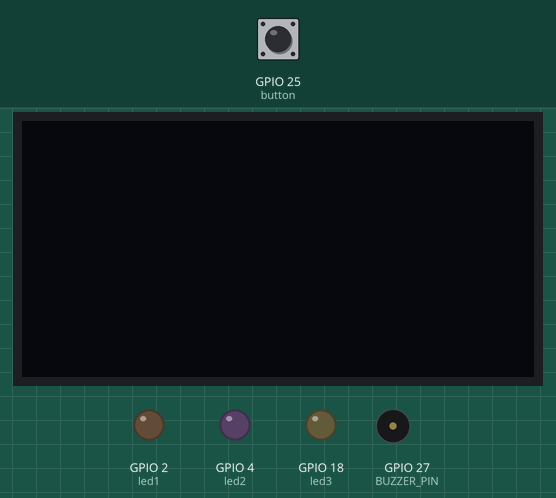
Bench run of a program on a simulated ESP32. Shown: 128×64 one-colour display, output pins drawn as LEDs (lit = HIGH), buzzer (waves = sounding). Dashed ring = blinking. The test bench sets the inputs (shaded band); at power-on: GPIO 25 (button) HIGH.

Above: at 1.2 s.
1.3 s: GPIO 25 (button) pulled LOW for 0.15 s
At 1.9 s:
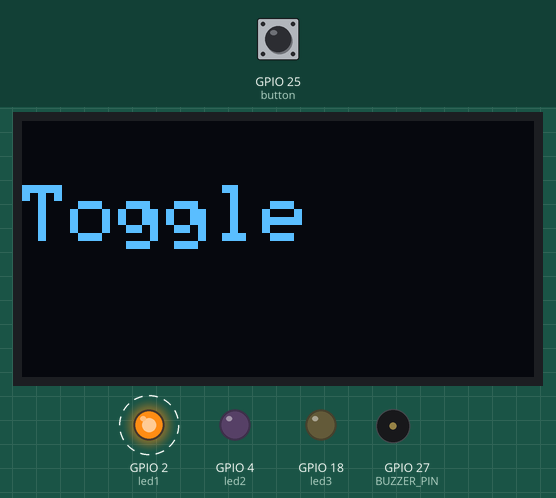
At 2.9 s:
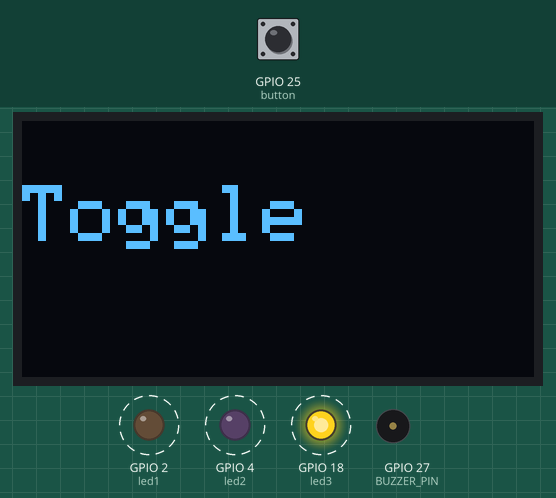
5.8 s: GPIO 25 (button) pulled LOW for 1 s
At 8.69 s:
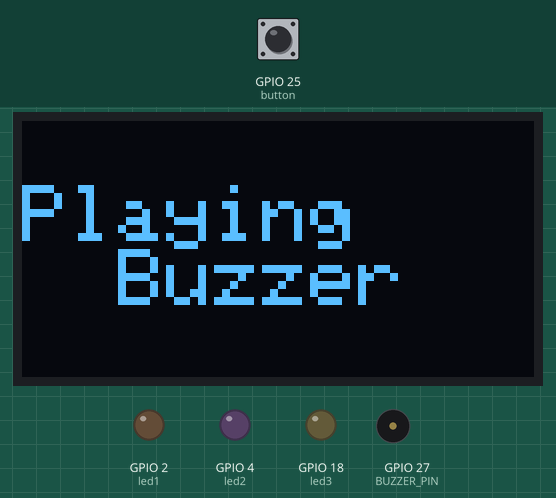
Timing chart, 0 to 15.7 s (numbered marks = the images above; inputs shaded):
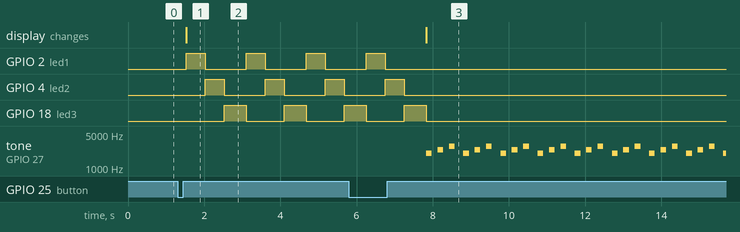

Measured:
- after the input at 1.3 s, GPIO 2 (led1): alternates HIGH for 0.50 s and LOW for 1.1 s, starting after 0.23 s; GPIO 4 (led2): alternates HIGH for 0.50 s and LOW for 1.1 s, starting after 0.73 s; GPIO 18 (led3): alternates HIGH for 0.58 s and LOW for 1.0 s, starting after 1.2 s; the display: changes after 0.23 s (image 1)
- after the input at 5.8 s, GPIO 2 (led1): goes on until 6.8 s, then stays LOW; GPIO 4 (led2): goes on until 7.3 s, then stays LOW

The program:

main.cpp
```cpp
//Assignment 1 - Task A
//Name: Ayesha Khalid
//Reg no: 23-NTU-CS-1248


#include<Wire.h>
#include <Adafruit_GFX.h>
#include <Adafruit_SSD1306.h>
#include<Arduino.h>
const int button=25;
int buttonstate=0;
const int led1=2;
const int led2=4;
const int led3=18;
volatile bool ledmode;
bool buttonpressed=false;
unsigned long timesincestart = 0;
unsigned long pressduration=0;
#define BUZZER_PIN 27
#define PWM_CH 0
#define FREQ 5000
#define RES 8
#define SCREEN_WIDTH 128
#define SCREEN_HEIGHT 64
#define OLED_ADDR 0x3C
Adafruit_SSD1306 display(SCREEN_WIDTH,SCREEN_HEIGHT,&Wire,-1);
void setup() {
  pinMode(button, INPUT_PULLUP);
  pinMode(led1, OUTPUT);
  pinMode(led2, OUTPUT);
  pinMode(led3, OUTPUT);
  ledcSetup(PWM_CH,FREQ,RES);
  ledcAttachPin(BUZZER_PIN,PWM_CH);
  Wire.begin(21,22);
  display.begin(SSD1306_SWITCHCAPVCC,OLED_ADDR);
  display.setTextColor(SSD1306_WHITE);
  display.setTextSize(2);
}
void loop() {
  buttonstate=digitalRead(button);
  if (buttonstate==LOW && !buttonpressed){
    buttonpressed=true;
    timesincestart=millis();
  }
  if(buttonstate==HIGH && buttonpressed){
    buttonpressed=false;
    pressduration=millis()-timesincestart;
  }
  if (pressduration == 0) {

    return;
}
  else if(pressduration<1500){
        ledmode=true;
  }
  else{
        ledmode=false;
  }
  delay(50);
  if(ledmode==true){
       ledcWrite(PWM_CH, 0); // turns off buzzer PWM output
       display.clearDisplay();
       display.setCursor(0,0);
       display.println();
       display.println("Toggle");
       display.display();
       digitalWrite(led1, HIGH);
       digitalWrite(led2, LOW);
       digitalWrite(led3, LOW);
       delay(500);
        digitalWrite(led1,LOW);
       digitalWrite(led2, HIGH);
       digitalWrite(led3, LOW);
       delay(500);
        digitalWrite(led1,LOW);
       digitalWrite(led2, LOW);
       digitalWrite(led3, HIGH);
       delay(500);
  }
  else if(ledmode==false){
       display.clearDisplay();
       display.setCursor(0,0);
       display.println();
       display.println("Playing     Buzzer");
       display.display();
       digitalWrite(led1, LOW);
       digitalWrite(led2, LOW);
       digitalWrite(led3, LOW);
       for(int i=0; i<3; i++){
       ledcWriteTone(PWM_CH,2000+i*400);
       delay(150);
       ledcWrite(PWM_CH,0);
       delay(150);}
  }}
```
